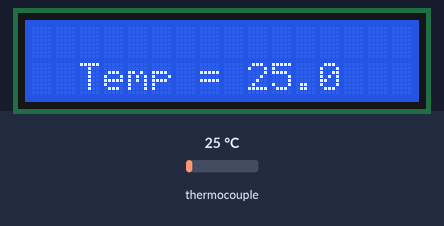
A sketch run on a simulated Arduino Uno, built with avr-gcc and run on an emulated ATmega328P. On the bench: 16×2 character LCD. The test bench sets the inputs (shaded band); at power-on: thermocouple 25 °C. What the sketch prints to the serial monitor is not drawn.

Above: at 1.2 s.
1.3 s: thermocouple set to 6 °C
At 2.6 s:
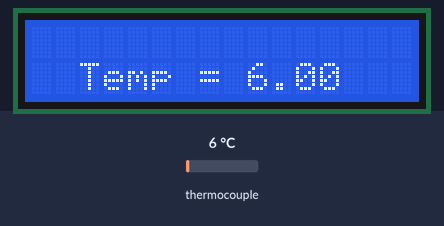
3.6 s: thermocouple set to 75 °C
At 5.0 s:
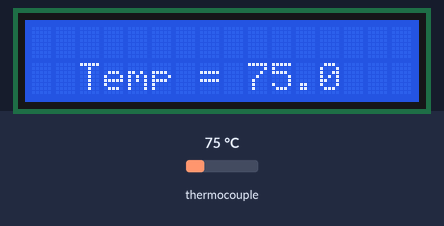
5.6 s: thermocouple set to 150 °C
At 7.5 s:
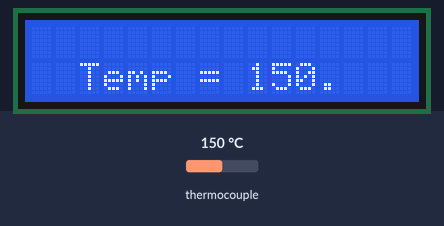
Timing chart, 0 to 9.0 s (numbered marks = the images above; inputs shaded):
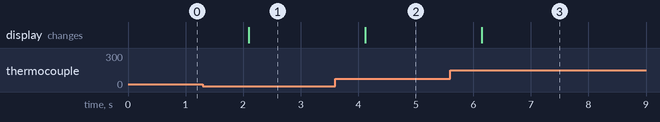

The sketch:

pantalla.ino
```cpp
#include <stdlib.h>
#include <Wire.h>
#include "Max6675.h"
#include <LCD.h>
#include <LiquidCrystal_I2C.h>

int thermoDO = 6;
int thermoCS = 5;
int thermoCLK = 4;
int vccPin = 3;
int gndPin = 2;
MAX6675 thermocouple(thermoCLK, thermoCS, thermoDO);

LiquidCrystal_I2C lcd (0x27,2, 1, 0, 4, 5, 6, 7);

void setup() {

  Serial.begin(9600);
  // Pines que alimentan al MAX6675
  pinMode(vccPin, OUTPUT); digitalWrite(vccPin, HIGH);
  pinMode(gndPin, OUTPUT); digitalWrite(gndPin, LOW);
  // Configura LCD
  lcd.begin(16,2); // Inicia LCD con 16 columnas x 2 renglones
  lcd.setBacklightPin(3,POSITIVE); // Pin 3 Poistivo
  lcd.setBacklight(HIGH);  // Mantener en ALTO
}

String floatToString(float x, byte precision = 4) {
  char tmp[50];
  dtostrf(x, 0, precision, tmp);
  return String(tmp);
}

float Temp;
char Msj[16];
char strAux[5];
String ObjStrAux;

void loop() {
  Temp = thermocouple.readCelsius(); // Lectura de termocupla con el metodo readCelcius
  Serial.print("Temp = ");  // Visualizo en monitor Serie
  Serial.println(Temp);    // Visualizo valor de la variable temp

  lcd.setCursor (2, 2);

  ObjStrAux = floatToString(Temp, 3);
  ObjStrAux.toCharArray(strAux,5);
  strcpy(Msj,"Temp = ");
  strcat(Msj,strAux);
  lcd.print(Msj);

delay(1000);
}
```

Measured:
- after the input at 1.3 s, the display: changes after 0.80 s (image 1)
- after the input at 3.6 s, the display: changes after 0.53 s (image 2)
- after the input at 5.6 s, the display: changes after 0.55 s (image 3)
